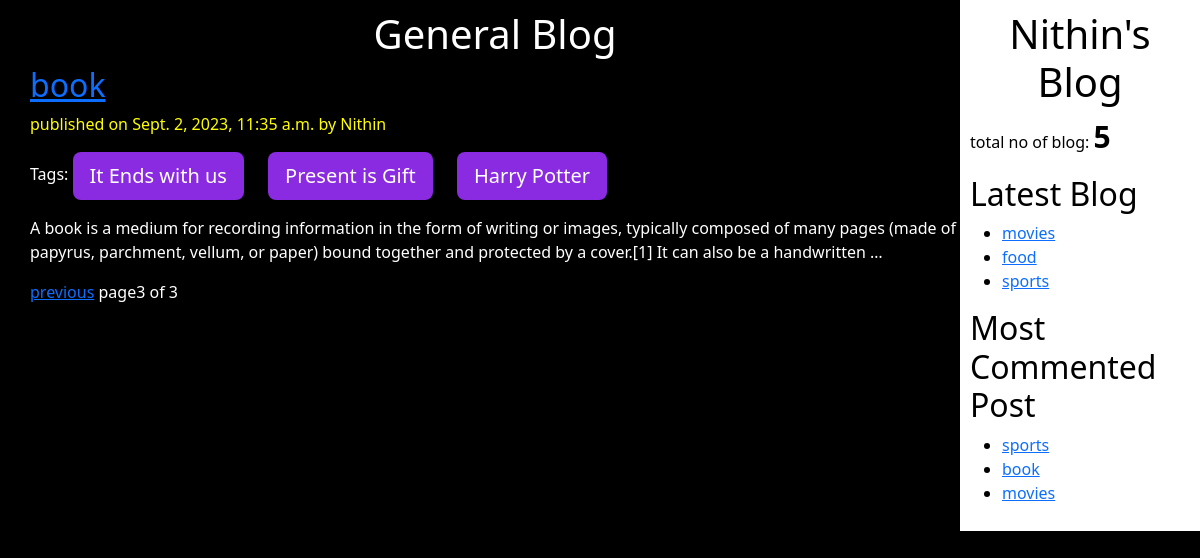
/?page=3, run on the app's committed database.
### app/models.py (models this page shows, shortened)
class Post(models.Model):
	STATUS_CHOICES = (("draft","Draft"),("published","Published"))
	title = models.CharField(max_length=50)
	slug = models.SlugField(max_length = 50, unique_for_date='publish')
	author = models.ForeignKey(User, related_name='blog_project', on_delete = models.CASCADE)
	publish = models.DateTimeField(default = timezone.now)
	created = models.DateTimeField(auto_now_add=True)
	update = models.DateTimeField(auto_now=True)
	body = models.TextField()
	status = models.CharField(max_length = 50, choices = STATUS_CHOICES, default= "draft")
	objects = CustomManager()
	tags = TaggableManager()
	class Meta:
		ordering  = ("-publish",)
	def get_absolute_url(self):
		return reverse("detail", args = [self.publish.year, self.publish.strftime("%m"), self.publish.strftime("%d"), self.slug])

### app/views.py (the view)
# urls.py: path("", v.list_view , name = "home"),
def list_view(request, tag_slug = None):
	post_list = Post.objects.all()
	tag = None
	if tag_slug:
		tag = get_object_or_404(Tag, slug = tag_slug)
		post_list = post_list.filter(tags__in = [tag])
	page_nk = Paginator(post_list, 2)
	page_no = request.GET.get('page')
	try:
		post_list = page_nk.page(page_no)
	except PageNotAnInteger:
		post_list = page_nk.page(1)
	except EmptyPage:
		post_list = page_nk.page(page_nk.num_pages)
	dict = {"post_list" : post_list, "tag" : tag}
	return render(request = request, template_name = "app/post_list.html", context = dict)

### app/models.py (called while the page is built)
	def get_queryset(self):
		return super().get_queryset().filter(status = "published")

### app/templatetags/blog_tag.py (called while the page is built)
@register.simple_tag()
def count():
	return Post.objects.count()

@register.inclusion_tag("app/latest_blog.html")
def latest_blog():
	latest_blog = Post.objects.order_by("-publish")[:3]
	return {"latest_blog" : latest_blog}

@register.simple_tag()
def more_cmt(count = 3):
	return Post.objects.annotate(total_count = Count("cmt")).order_by("-total_count")[:count]

### templates/app/post_list.html (shortened to what this page needs)
{% extends "app/base.html" %}
{% block body_block %}
	<h1>General Blog</h1>
	{% for post in post_list  %}
		<a href="{{ post.get_absolute_url }}"><h2>{{ post.title }}</h2></a>
		<p id = "pdate">published on {{ post.publish }} by {{ post.author|title }}</p>
		<p>Tags:
			{% for t in post.tags.all %}
				<a href="{% url "tags_nk" t.slug %}" class = "btn btn-lg btn-sucess", id = "smail"> {{t.name}}</a>
			{% endfor %}
		</p>
		{{ post.body| truncatewords:40 | linebreaks}}
	{% endfor %}
	{% if not tag %}
		{% include "app/pagination.html" with page=post_list %}
	{% endif %}
{% endblock body_block %}

### templates/app/base.html (shortened to what this page needs)
<!DOCTYPE html>
{% load static %}
{% load blog_tag %}
<html>
<head>
	<link href="https://cdn.jsdelivr.net/npm/bootstrap@5.3.1/dist/css/bootstrap.min.css" rel="stylesheet">
  	<link rel="stylesheet" type="text/css" href="{% static "app/base.css" %}">
</head>
<body>
	<div class = "content">
		{% block body_block %}
		{% endblock body_block %}
	</div>
	<div class="sidebar">
		<h1>Nithin's Blog</h1>
		<p>total no of blog: <span id = "blog_cnt"> {% count %}</span></p>
		<h2>Latest Blog</h2>
		{% latest_blog%}
		<h2>Most Commented Post</h2>
		{% more_cmt as mc %}
		<ul>
			{% for i in mc %}
			<li><a href="{{ i.get_absolute_url }}"> {{ i.title }}</a></li>
			{% endfor %}
		</ul>
	</div>
</body>
</html>

### templates/app/latest_blog.html
<ul>
	{% for i in latest_blog %}
	<li><a href="{{ i.get_absolute_url }}"> {{ i.title }}</a></li>
	{% endfor %}
</ul>

### static/app/base.css (style rules this page uses)
.content { color:white; background: black; float: left; width: 80%; height: 100%; padding: 10px 0px 0px 30px; }
.sidebar { color:black; background: white; float: right; width: 20%; height: 100%; padding: 10px; }
h1 { text-align : center; }
#pdate { color :yellow; }
body { background: black; }
#smail { background: blueviolet; color :white; margin-right: 20px; }
#blog_cnt { font-weight: bold; font-size: 30px; }

### data on the page
Post: title "book", publish "Sept. 2, 2023, 11:35 a.m.", author "Nithin", body "A book is a medium for recording information in the form of writing or images, typically composed of many pages (made of papyrus, parchment, vellum, or paper) bound together and protected by a cover.[1] It can also be a handwritten …"
Tag: name "It Ends with us"
Tag: name "Present is Gift"
Tag: name "Harry Potter"
Post: title "movies"
Post: title "food"
Post: title "sports"

### other printed values
{{ page.number }} "3"
{{ page.paginator.num_pages }} "3"
